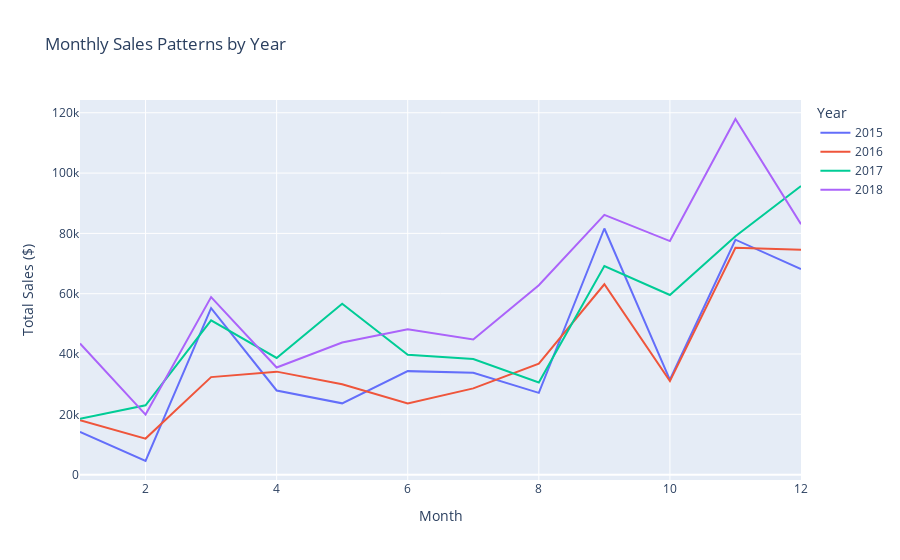

Source (notebook cell):
### Code cell
# Seasonal Analysis
df['Month'] = df['Order Date'].dt.month
df['Year'] = df['Order Date'].dt.year

seasonal_sales = df.groupby(['Year', 'Month'])['Sales'].sum().reset_index()

fig = px.line(seasonal_sales, x='Month', y='Sales', color='Year',
              title='Monthly Sales Patterns by Year',
              labels={'Month': 'Month', 'Sales': 'Total Sales ($)', 'Year': 'Year'})

fig.show()

### Figure 1 — Plotly figure (JSON) as saved in the notebook; plotly's stock layout.template omitted (floating-point values rounded to 4 significant figures)
{"data": [{"hovertemplate": "Year=2015<br>Month=%{x}<br>Total Sales ($)=%{y}<extra></extra>", "legendgroup": "2015", "line": {"color": "#636efa", "dash": "solid"}, "marker": {"symbol": "circle"}, "mode": "lines", "name": "2015", "orientation": "v", "showlegend": true, "type": "scatter", "x": [1, 2, 3, 4, 5, 6, 7, 8, 9, 10, 11, 12], "xaxis": "x", "y": [14210.0, 4520.0, 55210.0, 27910.0, 23640.0, 34320.0, 33780.0, 27120.0, 81620.0, 31450.0, 77910.0, 68170.0], "yaxis": "y"}, {"hovertemplate": "Year=2016<br>Month=%{x}<br>Total Sales ($)=%{y}<extra></extra>", "legendgroup": "2016", "line": {"color": "#EF553B", "dash": "solid"}, "marker": {"symbol": "circle"}, "mode": "lines", "name": "2016", "orientation": "v", "showlegend": true, "type": "scatter", "x": [1, 2, 3, 4, 5, 6, 7, 8, 9, 10, 11, 12], "xaxis": "x", "y": [18070.0, 11950.0, 32340.0, 34150.0, 29960.0, 23600.0, 28610.0, 36820.0, 63130.0, 31010.0, 75250.0, 74540.0], "yaxis": "y"}, {"hovertemplate": "Year=2017<br>Month=%{x}<br>Total Sales ($)=%{y}<extra></extra>", "legendgroup": "2017", "line": {"color": "#00cc96", "dash": "solid"}, "marker": {"symbol": "circle"}, "mode": "lines", "name": "2017", "orientation": "v", "showlegend": true, "type": "scatter", "x": [1, 2, 3, 4, 5, 6, 7, 8, 9, 10, 11, 12], "xaxis": "x", "y": [18540.0, 22980.0, 51170.0, 38680.0, 56660.0, 39720.0, 38320.0, 30540.0, 69190.0, 59580.0, 79070.0, 95740.0], "yaxis": "y"}, {"hovertemplate": "Year=2018<br>Month=%{x}<br>Total Sales ($)=%{y}<extra></extra>", "legendgroup": "2018", "line": {"color": "#ab63fa", "dash": "solid"}, "marker": {"symbol": "circle"}, "mode": "lines", "name": "2018", "orientation": "v", "showlegend": true, "type": "scatter", "x": [1, 2, 3, 4, 5, 6, 7, 8, 9, 10, 11, 12], "xaxis": "x", "y": [43480.0, 19920.0, 58860.0, 35540.0, 43830.0, 48190.0, 44830.0, 62840.0, 86150.0, 77450.0, 117900.0, 83030.0], "yaxis": "y"}], "layout": {"legend": {"title": {"text": "Year"}, "tracegroupgap": 0}, "title": {"text": "Monthly Sales Patterns by Year"}, "xaxis": {"anchor": "y", "domain": [0, 1], "title": {"text": "Month"}}, "yaxis": {"anchor": "x", "domain": [0, 1], "title": {"text": "Total Sales ($)"}}}}
